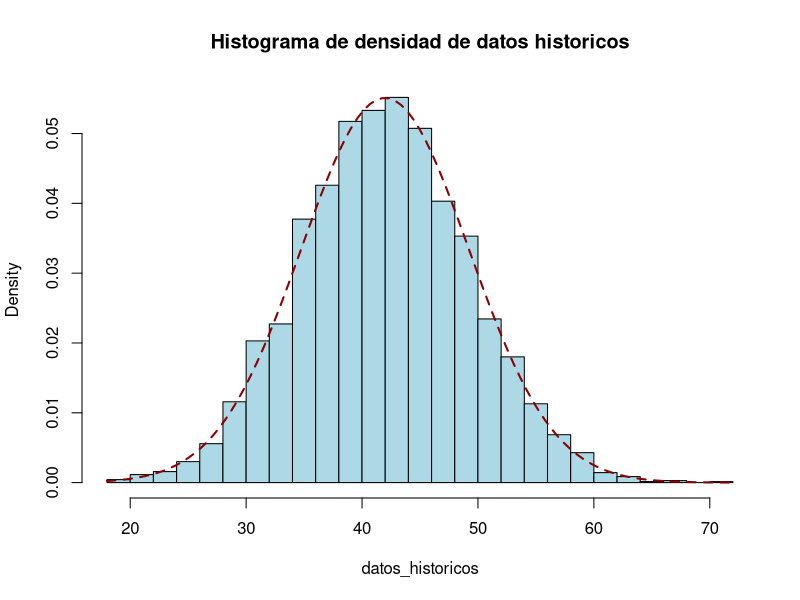
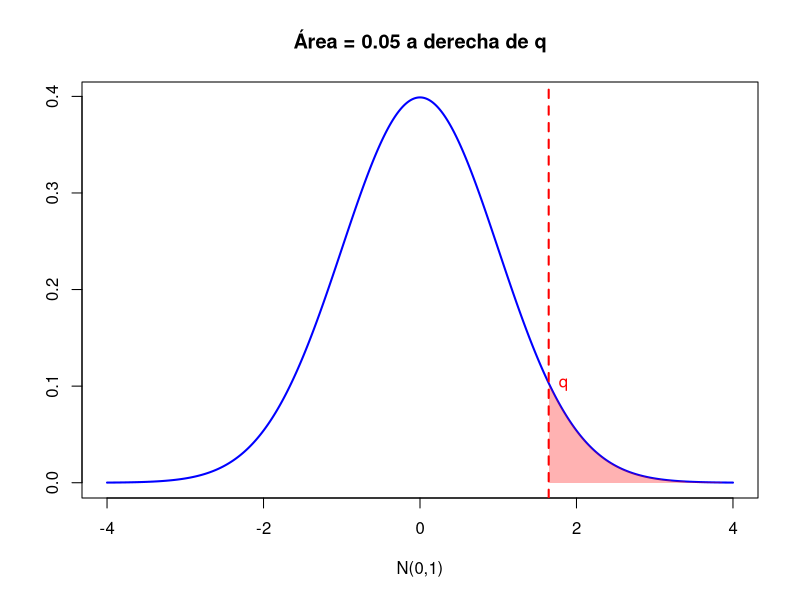
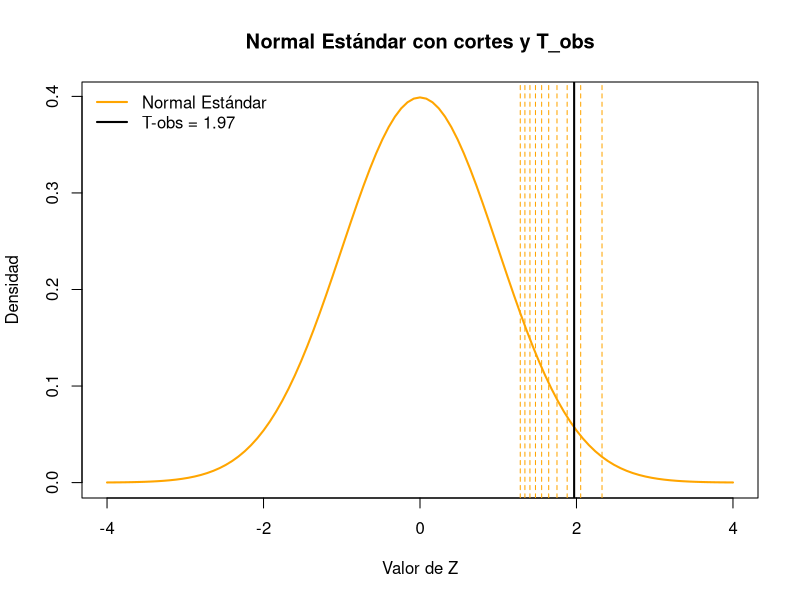
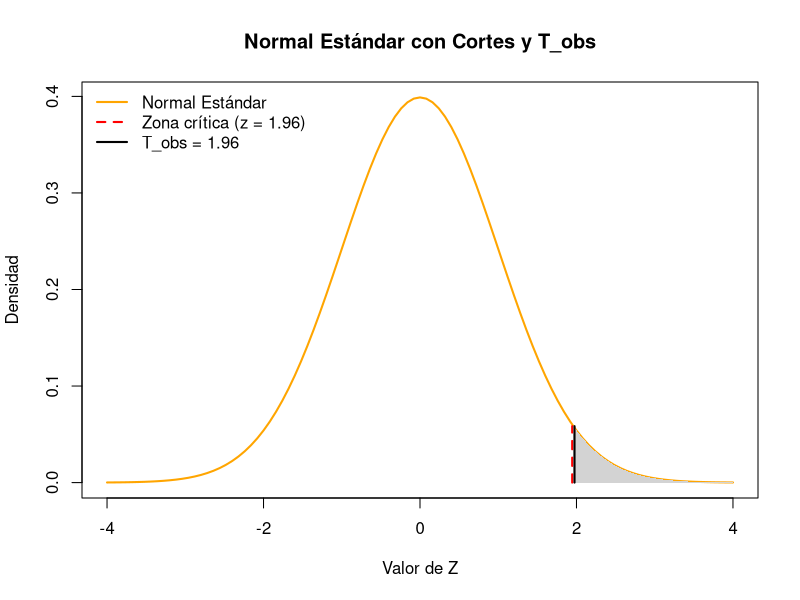
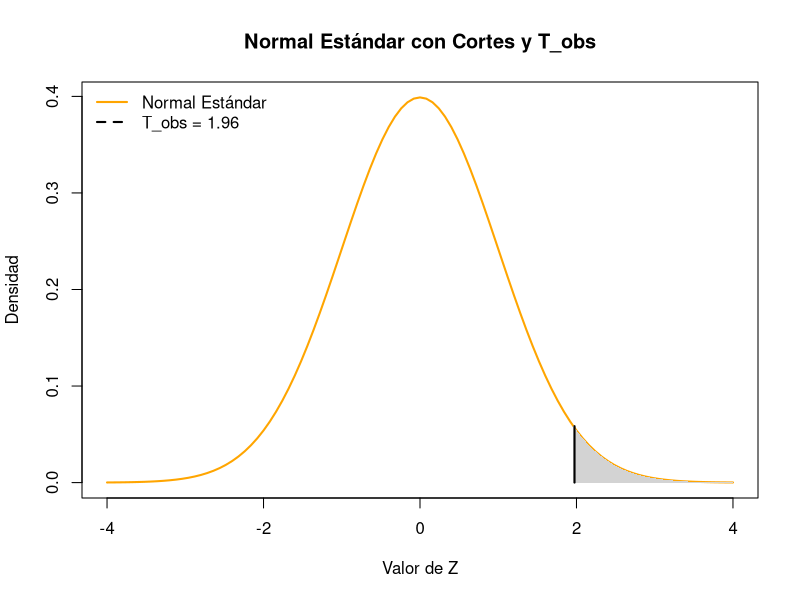

Write the R code that produced these figures, in order.
## ---- chunk 1
set.seed(1234)
datos_historicos = read.csv("datos_historicos.csv")$play.delay
datos_nueva_version = read.csv("datos_nueva_version.csv")$play.delay

## ---- chunk 2
media_muestral <- round(mean(datos_historicos),2)
var_muestral <- round(var(datos_historicos),2)
sd0 <- round(sd(datos_historicos),2)
## ---- chunk 3
hist(datos_historicos, prob = TRUE, breaks=30 ,col = "lightblue", main = "Histograma de densidad de datos historicos")
curve(dnorm(x, mean = media_muestral, sd = sqrt(var_muestral)), lwd = 2, lty = 2, add = TRUE, col = "darkred")

## ---- chunk 4

mu_estimado = round(mean(datos_nueva_version),2)

## ---- chunk 5
alpha <- 0.05
q <- qnorm(1-alpha, mean = 0, sd = 1)
## ---- chunk 6
media <- 0
desvio <- 1
x <- seq(-4, 4, length = 1000)
y <- dnorm(x, mean = media, sd = desvio)

# Graficamos la curva normal
plot(x, y, type = "l", lwd = 2, col = "blue",
     xlab = "N(0,1)", ylab = "", 
     main = paste("Área =", alpha, "a derecha de q"))

# Sombrear el área correspondiente
x_somb <- seq( q, 4, length = 1000)
y_somb <- dnorm(x_somb, mean = media, sd = desvio)

polygon(c(x_somb, rev(x_somb)), 
        c(y_somb, rep(0, length(y_somb))), 
        col = rgb(1, 0, 0, 0.3), border = NA)

# Línea vertical en q
abline(v = q, col = "red", lwd = 2, lty = 2)
text(q, dnorm(q), labels = sprintf("q"), pos = 4, col = "red")

## ---- chunk 7

Tobs <- round((42.99 - 41.98) / sqrt(52.43/200), 2)

## ---- chunk 8

alpha_1 <- 0.01
alpha_2 <- 0.1

q1 <- qnorm(1 - alpha_1, mean = 0, sd = 1)
q2 <- qnorm(1 - alpha_2, mean = 0, sd = 1)


## ---- chunk 9

alfas <- seq(0.01, 0.10, by = 0.01)

z_crit  <- numeric(length(alfas))   # un vector numérico vacío de la misma longitud que 'alfas'
decision <- character(length(alfas)) # un vector de texto (caracteres) vacío

for(i in 1:length(alfas)){
  
  z_crit[i] <- qnorm(1-alfas[i])
  
  if(Tobs >= z_crit[i]){
    decision[i] <- "Rechazo H0"
  } else {
    decision[i] <- "No Rechazo H0"
  }
}

# Armo un data.frame con las tres columnas
tabla <- data.frame(
  alpha    = alfas,
  z_crit   = round(z_crit, 3),  # redondeo a 3 decimales para que quede prolijo
  decision = decision
)

print(tabla)

## ---- chunk 10
# plot vacío con ejes y densidad
plot(NA, xlim = c(-4, 4), ylim = c(0, dnorm(0)), 
     xlab = "Valor de Z", ylab = "Densidad", 
     main = "Normal Estándar con cortes y T_obs")

# dibujo la curva de la Normal estándar
curve(dnorm(x), from = -4, to = 4, add = TRUE, 
      col = "orange", lwd = 2)

# --------------------------------------------
# 3) Agrego líneas punteadas para cada z_crítico
# --------------------------------------------
for (zc in z_crit) {
  abline(v = zc, lty = 2, col = "orange", lwd = 1)
}

# --------------------------------------------
# 4) Agrego la línea gruesa para z_obs
# --------------------------------------------
abline(v = Tobs, col = "black", lwd = 2)

# --------------------------------------------
# 5) Agrego leyenda para aclarar
# --------------------------------------------
legend("topleft", 
       legend = c("Normal Estándar", 
                  paste0("T-obs = ", round(Tobs, 3))),
       col    = c("orange", "black"),
       lty    = c(1, 1),
       lwd    = c(2, 2),
       bty    = "n")
## ---- chunk 11

alfas2 = seq(0.02,0.03,by=0.001)

z_crit2  <- numeric(length(alfas2))   # un vector numérico vacío de la misma longitud que 'alfas'
decision2 <- character(length(alfas2)) # un vector de texto (caracteres) vacío

for(i in 1:length(alfas2)){
  
  z_crit2[i] <- qnorm(1-alfas2[i])
  
  if(Tobs >= z_crit2[i]){
    decision2[i] <- "Rechazo H0"
  } else {
    decision2[i] <- "No Rechazo H0"
  }
}

# Armo un data.frame con las tres columnas
tabla <- data.frame(
  alpha    = alfas2,
  z_crit   = round(z_crit2, 3),  # redondeo a 3 decimales para que quede prolijo
  decision = decision2
)

print(tabla)


## ---- chunk 12
# ——————————————————————————————————————————
# 1) Defino valores esenciales
# ——————————————————————————————————————————

# Valor crítico z (por ej. 1.96)
z_crit3 <- 1.96

# Supongamos que Tobs coincide con z_crit (si no, pon tu valor real)
Tobs <- 1.96

# Calculo la densidad en esos puntos, para cortar la línea justo en la curva
y_z   <- dnorm(z_crit3)
y_obs <- dnorm(Tobs)

# ——————————————————————————————————————————
# 2) Creo el plot vacío y dibujo la curva Normal Estándar
# ——————————————————————————————————————————
plot(
  NA,
  xlim  = c(-4, 4),
  ylim  = c(0, dnorm(0)),
  xlab  = "Valor de Z",
  ylab  = "Densidad",
  main  = "Normal Estándar con Cortes y T_obs"
)

# Agrego la curva de la Normal estándar
curve(dnorm(x), from = -4, to = 4, add = TRUE, col = "orange", lwd = 2)

# ——————————————————————————————————————————
# 3) Sombreo el área a la derecha de z_crit (cola derecha)
# ——————————————————————————————————————————

# 3.1) Genero secuencia desde z_crit hasta el tope superior (4)
xs <- seq(z_crit3, 4, length.out = 200)
ys <- dnorm(xs)

# 3.2) Dibujo el polígono que cubre esa región
polygon(
  x   = c(z_crit3, xs, 4),
  y   = c(0, ys, 0),
  col = "lightgray",
  border = NA
)

# ——————————————————————————————————————————
# 4) Dibujo las líneas verticales cortadas en la curva
# ——————————————————————————————————————————

# Si z_crit == Tobs y querés dejar claro que ambas coinciden,
# desplazamos un poquito cada línea en x (0.015 a cada lado), para que se noten las dos.
# Si Tobs fuera distinto a z_crit, podés quitar el desplazamiento y usar los valores exactos.

# 4.1) Línea roja punteada (valor crítico), pero le resto 0.015 para que no se superponga al negro
segments(
  x0 = z_crit3 - 0.015, y0 = 0,
  x1 = z_crit3 - 0.015, y1 = y_z,
  col = "red",
  lty = 2,
  lwd = 2
)

# 4.2) Línea negra gruesa (T_obs), le sumo 0.015 para que se vea al lado
segments(
  x0 = Tobs + 0.015, y0 = 0,
  x1 = Tobs + 0.015, y1 = y_obs,
  col = "black",
  lwd = 2
)

# ——————————————————————————————————————————
# 5) Leyenda para aclarar qué representa cada cosa
# ——————————————————————————————————————————
legend(
  "topleft",
  legend = c(
    "Normal Estándar",
    paste0("Zona crítica (z = ", z_crit3, ")"),
    paste0("T_obs = ", round(Tobs, 3))
  ),
  col  = c("orange", "red", "black"),
  lty  = c(1, 2, 1),
  lwd  = c(2, 2, 2),
  bty  = "n"
)
## ---- chunk 13
set.seed(1234)
muestra_sim <- rnorm(200, mean=media_muestral, sd= sd0)
## ---- chunk 14
xbar_sim = mean(muestra_sim)
print(xbar_sim)
## ---- chunk 15
Tobs_sim <- (xbar_sim - media_muestral) / (sd0/sqrt(200))
print(Tobs_sim)
## ---- chunk 16

set.seed(1234)

R <- 10000
rejections <- numeric(R)  # vector para guardar 1 si rechazo, 0 si no rechazo
z_alpha <- qnorm(1 - 0.05) 

for (i in 1:R) {
  # 1) Simulo n=200 observaciones bajo H0
  muestra_i <- rnorm(200, mean = media_muestral, sd = sd0 )
  
  # 2) Calculo Z
  xbar_i <- mean(muestra_i)
  Z_i    <- (xbar_i - media_muestral) / (sd0 / sqrt(200))
  
  # 3) Registro si rechazo (1) o no rechazo ()
  rejections[i] <- as.numeric(Z_i > z_alpha)
}

# Proporción de rechazos (error tipo I empírico) 
porc_rechazo_emp <- mean(rejections) * 100    # en %
porc_no_rechazo  <- 100 - porc_rechazo_emp    # proporción de decisión correcta, en %

cat("De", R, "simulaciones:\n")
cat("  • Porcentaje de veces que RECHAZO H0:", round(porc_rechazo_emp, 2), "%\n")
cat("  • Porcentaje de veces que NO RECHAZO H0:", round(porc_no_rechazo, 2), "%\n")
## ---- chunk 17
# ——————————————————————————————————————————
# 1) Defino valores esenciales
# ——————————————————————————————————————————

# Valor crítico z (por ej. 1.96)
z_crit3 <- 1.96

# Supongamos que Tobs coincide con z_crit (si no, pon tu valor real)
Tobs <- 1.96

# Calculo la densidad en esos puntos, para cortar la línea justo en la curva
y_z   <- dnorm(z_crit3)
y_obs <- dnorm(Tobs)

# ——————————————————————————————————————————
# 2) Creo el plot vacío y dibujo la curva Normal Estándar
# ——————————————————————————————————————————
plot(
  NA,
  xlim  = c(-4, 4),
  ylim  = c(0, dnorm(0)),
  xlab  = "Valor de Z",
  ylab  = "Densidad",
  main  = "Normal Estándar con Cortes y T_obs"
)

# Agrego la curva de la Normal estándar
curve(dnorm(x), from = -4, to = 4, add = TRUE, col = "orange", lwd = 2)


# 3.1) Genero secuencia desde z_crit hasta el tope superior (4)
xs <- seq(z_crit3, 4, length.out = 200)
ys <- dnorm(xs)

# 3.2) Dibujo el polígono que cubre esa región
polygon(
  x   = c(z_crit3, xs, 4),
  y   = c(0, ys, 0),
  col = "lightgray",
  border = NA
)

# 4.2) Línea negra gruesa (T_obs), le sumo 0.015 para que se vea al lado
segments(
  x0 = Tobs + 0.015, y0 = 0,
  x1 = Tobs + 0.015, y1 = y_obs,
  col = "black",
  lwd = 2
)

legend(
  "topleft",
  legend = c(
    "Normal Estándar",
    paste0("T_obs = ", round(Tobs, 3))
  ),
  col  = c("orange", "black"),
  lty  = c(1, 2, 1),
  lwd  = c(2, 2, 2),
  bty  = "n"
)
## ---- chunk 18
p_valor <- 1 - pnorm(1.96)
print(p_valor)
